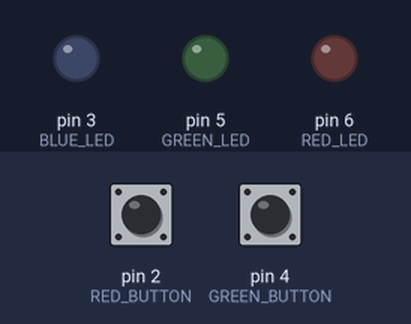
A sketch run on a simulated Arduino Uno, built with avr-gcc and run on an emulated ATmega328P. On the bench: output pins drawn as LEDs (lit = HIGH). Dashed ring = blinking. The test bench sets the inputs (shaded band); at power-on: pin 2 (RED_BUTTON) HIGH, pin 4 (GREEN_BUTTON) HIGH.

Above: at 1.2 s.
1.3 s: pin 2 (RED_BUTTON) pulled LOW for 1 s
At 1.75 s:
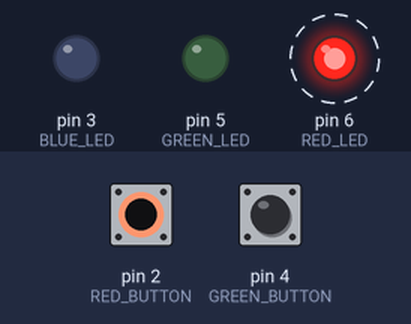
4.0 s: pin 2 (RED_BUTTON) pulled LOW for 0.15 s
At 4.7 s:
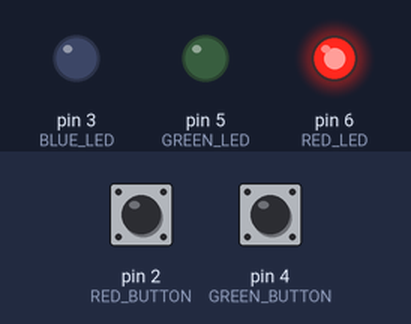
5.8 s: pin 4 (GREEN_BUTTON) pulled LOW for 3.2 s
At 9.6 s:
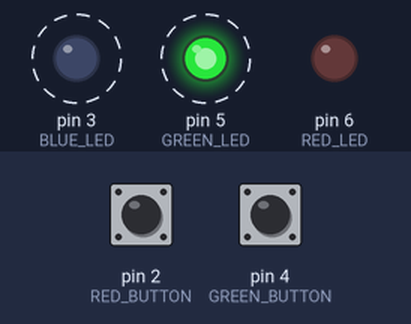
10.5 s: pin 4 (GREEN_BUTTON) pulled LOW for 0.15 s
At 12.1 s:
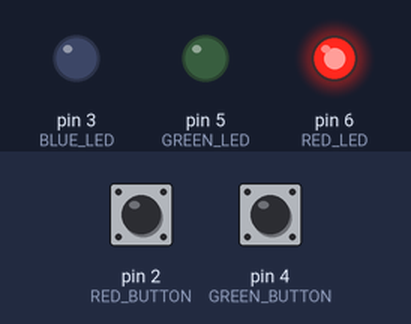
Timing chart, 0 to 13.3 s (numbered marks = the images above; inputs shaded):
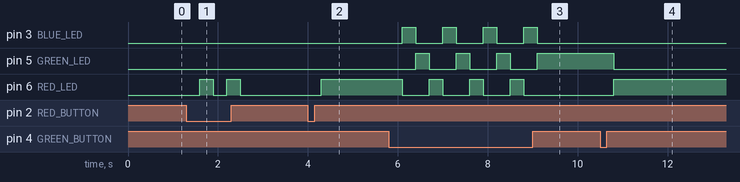

The sketch:

zad1.ino
```cpp
#define RED_LED 6
#define GREEN_LED 5
#define BLUE_LED 3

#define RED_BUTTON 2
#define GREEN_BUTTON 4

int currentColor = 0; // red = 0, blue = 1, green = 2
boolean ledOn = false;

void setup() {
  pinMode(RED_LED, OUTPUT);
  pinMode(GREEN_LED, OUTPUT);
  pinMode(BLUE_LED, OUTPUT);

  pinMode(RED_BUTTON, INPUT_PULLUP);
  pinMode(GREEN_BUTTON, INPUT_PULLUP);

  digitalWrite(RED_LED, LOW);
  digitalWrite(BLUE_LED, LOW);
  digitalWrite(GREEN_LED, LOW);
}

void loop() {
  if (digitalRead(RED_BUTTON) == LOW) {
    ledOn = !ledOn;
    delay(300);
  }

  if (digitalRead(GREEN_BUTTON) == LOW) {
    currentColor = (currentColor + 1) % 3;
    delay(300);
  }

  if (ledOn) {
    if (currentColor == 0) {
      digitalWrite(RED_LED, HIGH);
      digitalWrite(BLUE_LED, LOW);
      digitalWrite(GREEN_LED, LOW);
    }
    else if (currentColor == 1) {
      digitalWrite(RED_LED, LOW);
      digitalWrite(BLUE_LED, HIGH);
      digitalWrite(GREEN_LED, LOW);
    }
    else if (currentColor == 2) {
      digitalWrite(RED_LED, LOW);
      digitalWrite(BLUE_LED, LOW);
      digitalWrite(GREEN_LED, HIGH);
    }

  } else {
    digitalWrite(RED_LED, LOW);
    digitalWrite(BLUE_LED, LOW);
    digitalWrite(GREEN_LED, LOW);
  }
}
```

Measured:
- after the input at 1.3 s, pin 6 (RED_LED): alternates HIGH for 0.30 s and LOW for 0.30 s, 4 changes in all, then stays LOW, starting after 0.30 s
- after the input at 4.0 s, pin 6 (RED_LED): LOW → HIGH after 0.30 s
- after the input at 5.8 s, pin 3 (BLUE_LED): alternates HIGH for 0.30 s and LOW for 0.60 s, 8 changes in all, then stays LOW, starting after 0.30 s; pin 5 (GREEN_LED): alternates HIGH for 0.30 s and LOW for 0.60 s, 7 changes in all, then stays HIGH, starting after 0.60 s
- after the input at 10.5 s, pin 5 (GREEN_LED): HIGH → LOW after 0.30 s; pin 6 (RED_LED): LOW → HIGH after 0.30 s
